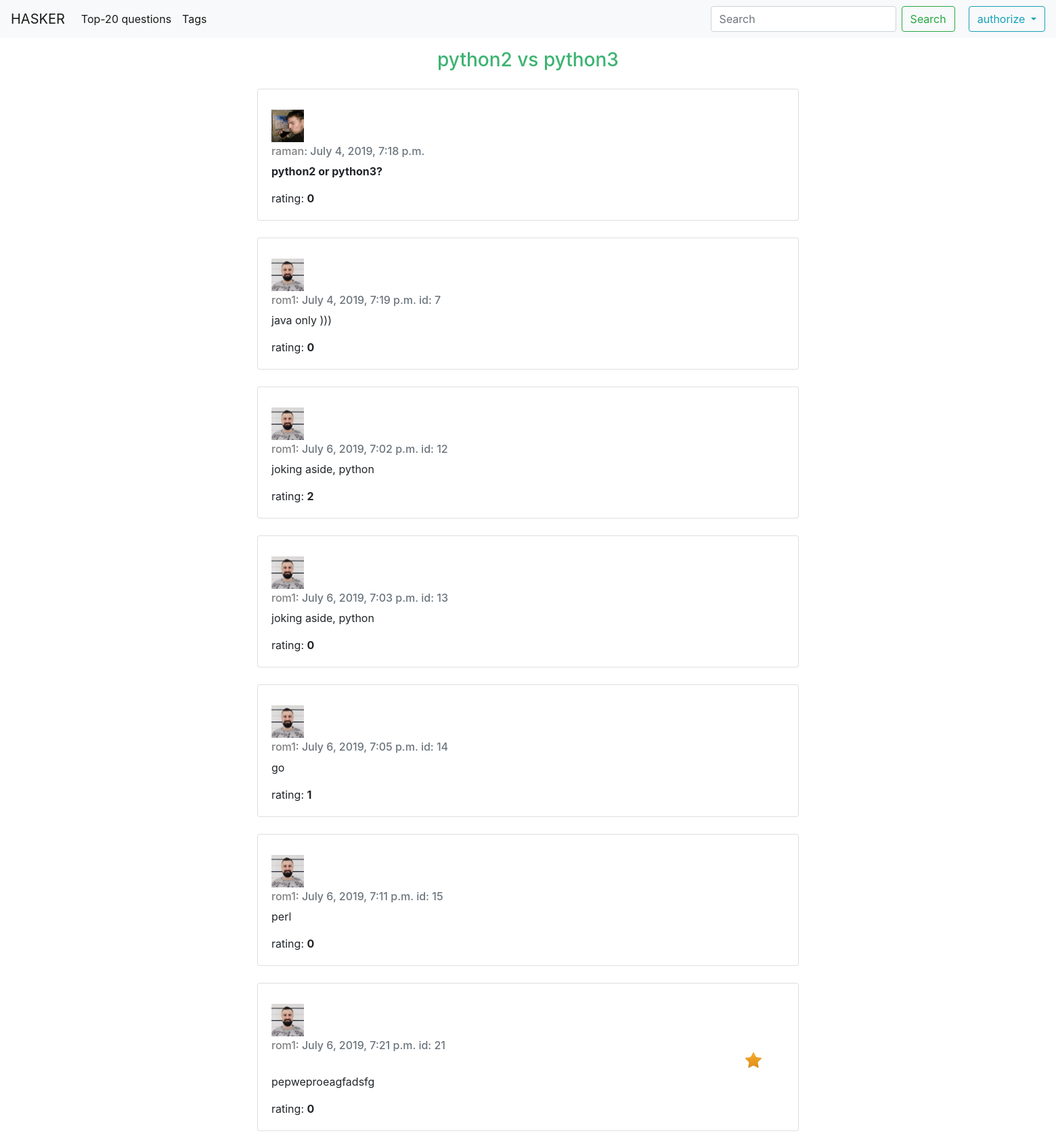
Before: /hasker/question/python2-vs-python3/ with the older database file.
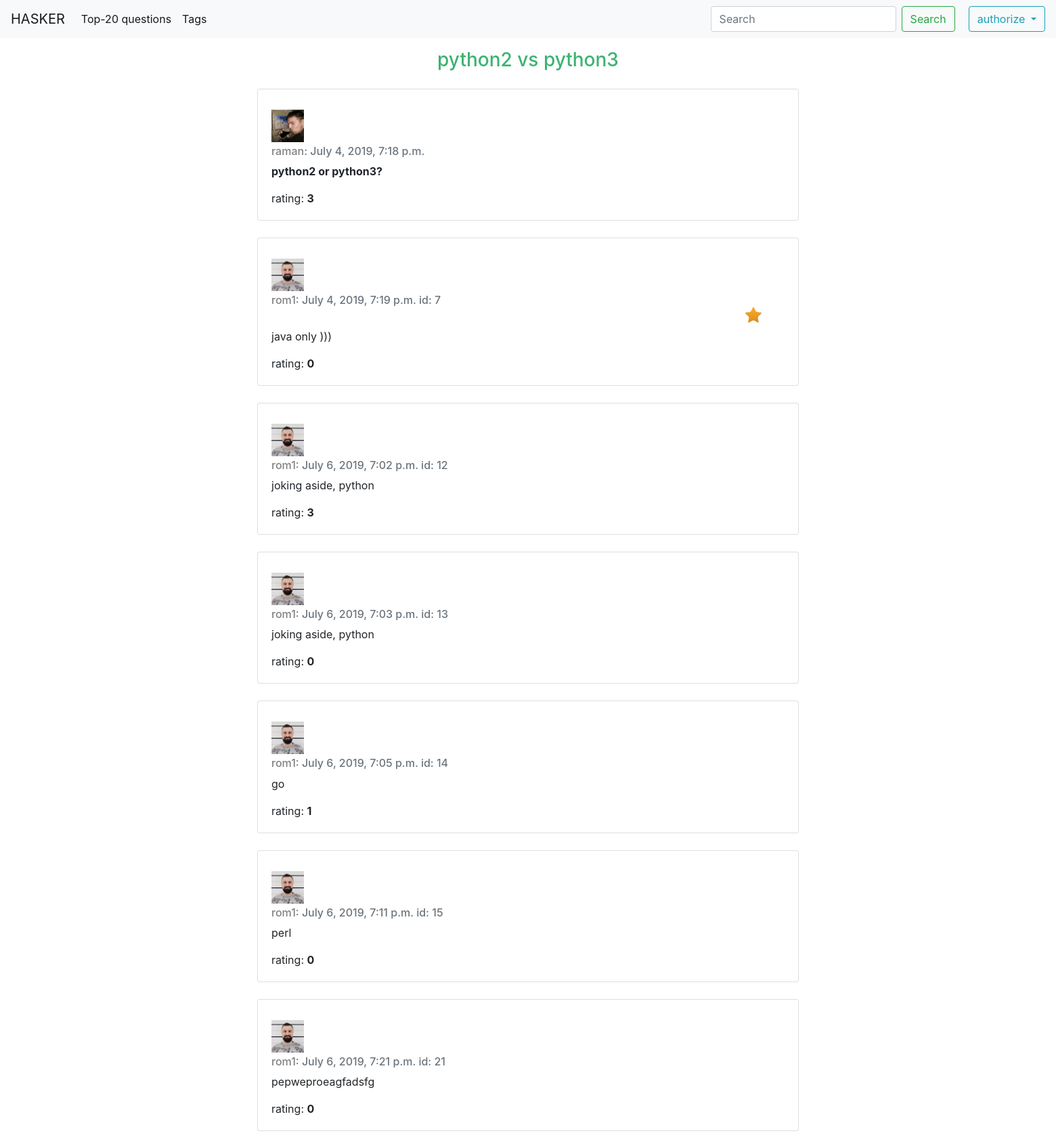
After: the same page with the newer database file.
### forum/models.py (models this page shows, shortened)
class Question(models.Model):
    title = models.CharField(max_length=144, db_index=True, unique=True)
    content = models.TextField()
    slug = models.SlugField(max_length=72, unique=True)
    pub_date = models.DateTimeField(auto_now_add=True)
    author = models.ForeignKey(settings.AUTH_USER_MODEL, on_delete=models.CASCADE)
    tags = models.ManyToManyField(Tag, blank=True, related_name='questions')
    votes = GenericRelation(Vote)
    class Meta:
        ordering = ('-pub_date',)
    @property
    def total_votes(self):
        return self.votes.count()

class Reply(models.Model):
    related_q = models.ForeignKey(Question, related_name='replies', on_delete=models.CASCADE)
    body = models.TextField(db_index=True)
    author = models.ForeignKey(settings.AUTH_USER_MODEL, on_delete=models.CASCADE)
    pub_date = models.DateTimeField(auto_now_add=True)
    flag = models.BooleanField(default=False)
    votes = GenericRelation(Vote)
    class Meta:
        ordering = ('-pub_date',)
    @property
    def total_votes(self):
        return self.votes.count()

### authorization/models.py (models this page shows, shortened)
class Person(AbstractUser):
    class Meta:
        verbose_name = 'Person'
    email = models.EmailField(max_length=254, unique=True, verbose_name='email address')
    avatar = models.ImageField(upload_to='avatars/', default='avatars/def_ava.jpg')

### forum/views.py (the view)
# urls.py: path('question/<slug>/', QuestionDetail.as_view(), name='question_detail'),
class QuestionDetail(DetailView, MultipleObjectMixin):
    model = Question
    template_name = 'forum/question_detail.html'
    context_object_name = 'question'
    paginate_by = 20
    def get_context_data(self, **kwargs):
        replyes = Reply.objects.filter(related_q__slug=self.kwargs['slug']).order_by('pub_date')
        context = super(QuestionDetail, self).get_context_data(object_list=replyes, **kwargs)
        if self.request.user.is_authenticated:
            context['reply_form'] = ReplyForm()
        return context

### forum/templates/forum/question_detail.html (shortened to what this page needs)
{% extends 'forum/base_forum.html' %}
{% load crispy_forms_tags %}
{% block content %}
    <h3 style="text-align: center; color: MediumSeaGreen; margin-top: 16px;">{{ question.title }}</h3>
        <div class="card">
            <div class="card-body">
                <img src="{{ question.author.avatar.url }}" style="width: 3rem;" vspace="10" align="bottom" alt="avatars/def_ava.jpg">
                <h6 class="card-subtitle mb-2 text-muted">
                    <a style="color: Gray;" href="{% url 'person_info' nickname=question.author.username %}">
                        {{ question.author.username }}</a>: {{ question.pub_date }}
                </h6>
                <p class="card-text"><strong>{{ question.content }}</strong></p>
                    rating: <b id="rat_q">{{ question.total_votes }}</b>
            </div>
        </div>
        {% for reply in object_list %}
            <div class="card">
                <div class="card-body">
                    <img src="{{ reply.author.avatar.url }}" style="width: 3rem;" vspace="10" align="bottom"
                         alt="avatars/def_ava.jpg">
                    <h6 class="card-subtitle mb-2 text-muted">
                        <a style="color: Gray" href="{% url 'person_info' nickname=reply.author.username %}">
                            {{ reply.author.username }}</a>: {{ reply.pub_date }} id: {{ reply.id }}
                        {% if reply.flag %}
                            <span id="medal_{{ reply.id }}">
                                <img src="{{ MEDIA_URL }}png/starfull.png" hspace="700">
                            </span>
                        {% else %}
                            <span id="medal_{{ reply.id }}"></span>
                        {% endif %}
                    </h6>
                    <p class="card-text">{{ reply.body }}</p>
                    rating: <b id="rat_r_{{ reply.id }}">{{ reply.total_votes }}</b>
                </div>
            </div>
        {% endfor %}
{% endblock %}

Changed rows visible on the page:
computed for Question "python2 vs python3": total_votes "0" → "3"
changed Reply "July 4, 2019, 7:19 p.m.": flag False → True (drawn); flag: picture added
computed for Reply "July 6, 2019, 7:02 p.m.": total_votes "2" → "3"
changed Reply "July 6, 2019, 7:21 p.m.": flag True → False (drawn); flag: picture removed
